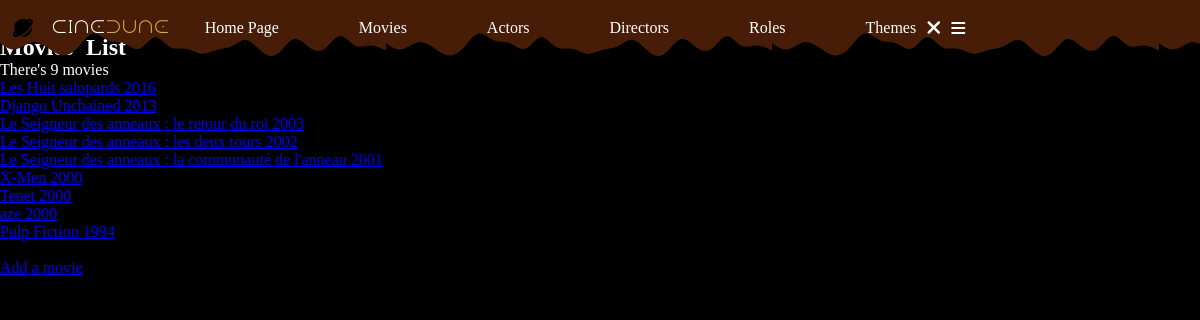
The app's page /index.php?action=listMovies, older data.
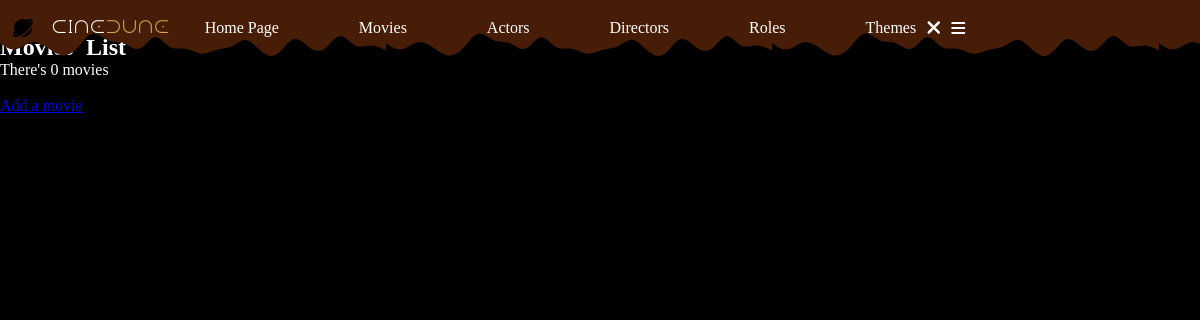
The same page, newer data.
### tables this page shows
CREATE TABLE IF NOT EXISTS `movie` (
  `idMovie` int NOT NULL AUTO_INCREMENT,
  `title` varchar(255) NOT NULL,
  `releaseYear` year NOT NULL,
  `duration` int NOT NULL DEFAULT '0',
  `note` float NOT NULL DEFAULT (0),
  `synopsis` text,
  `poster` varchar(255) NOT NULL,
  `idDirector` int DEFAULT NULL,
  PRIMARY KEY (`idMovie`),
  KEY `idDirector` (`idDirector`),
  CONSTRAINT `FK1_movie_director` FOREIGN KEY (`idDirector`) REFERENCES `director` (`idDirector`)
);

### controller/MovieController.php (called while the page is built, shortened)
<?php
class MovieController
{
    public function listMovies()
    {
        $pdo = Connect::toLogIn();
        $requestMovies = $pdo->query("
        SELECT movie.idMovie, movie.title, movie.releaseYear, movie.duration, movie.note, movie.synopsis, movie.poster
        FROM movie
        ORDER BY releaseYear DESC
        ");
        require "view/movies/listMovies.php";
    }
}

### view/movies/listMovies.php (the view, shortened to what this page needs)
<?php ob_start();
$movies = $requestMovies->fetchAll();
?>
<section>
    <h1>Movies' List</h1>
    <p>There's <?= $requestMovies->rowCount() ?> movies</p>
    <?php
foreach($movies as $movie) {
    ?>
    <a href="index.php?action=moviesDetails&id=<?= $movie["idMovie"] ?>"><?= $movie["title"] . " " . $movie["releaseYear"] . "<br>" ?></a>
    <?php
}
?>
<br>
<a href="index.php?action=addMovie">Add a movie</a>
</section>
<?php
$content = ob_get_clean();
require "view/template.php";

### index.php (shortened to what this page needs)
<?php
$ctrlMain = new MainController();
$ctrlMovie = new MovieController();
if(isset($_GET["action"])){
    switch ($_GET["action"]) {
        case "listMovies" : $ctrlMovie->listMovies(); break;
    }
} else {
    $ctrlMain->main();
}

### view/template.php (shortened to what this page needs)
<!DOCTYPE html>
<html lang="en">
<head>
    <link rel="stylesheet" href="https://cdnjs.cloudflare.com/ajax/libs/font-awesome/6.5.1/css/all.min.css" />
    <link rel="stylesheet" href="public/css/style.css" />
</head>
<body>
    <header class="header" id="header">
        <nav class="nav container">
            <a href="index.php" class="nav__logo">
                <img src="public/img/bxs-planet.svg" alt="Logo CineDune"><span>CinE<span class="nav__span">DunE</span></span>
            </a>
            <div class="nav__menu" id="nav-menu">
                <ul class="nav__list">
                    <li class="nav__item">
                        <a href="index.php">Home Page</a>
                    </li>
                    <li class="nav__item">
                        <a href="index.php?action=listMovies">Movies</a>
                    </li>
                    <li class="nav__item">
                        <a href="index.php?action=listActors">Actors</a>
                    </li>
                    <li class="nav__item">
                        <a href="index.php?action=listDirectors">Directors</a>
                    </li>
                    <li class="nav__item">
                        <a href="index.php?action=listRoles">Roles</a>
                    </li>
                    <li class="nav__item">
                        <a href="index.php?action=listThemes">Themes</a>
                    </li>
                </ul>
                <div class="nav__close" id="nav-close">
                    <i class="fa-solid fa-xmark"></i>
                </div>
            </div>
            <div class="nav__actions">
                <div class="nav__toggle" id="nav-toggle">
                    <i class="fa-solid fa-bars"></i>
                </div>
            </div>
        </nav>
    </header>
    <div id="wrapper">
        <main class="main">
            <div id="content">
                <h2><?= $secondary_title ?></h2>
                <?= $content ?>
            </div>
        </main>
    </div>
</body>
</html>

### public/css/style.css (style rules this page uses)
:root { --header-height: 3.5rem; --background-color: #000000; --brown-color: #471d07; --orange-color: #a2520d; --yellow-color: #d9a849; --text-color: #ffffff; --gradient-top: linear-gradient(90deg, #d9a849 0%, #a2520d 100%); --gradient-left: linear-gradient( 90deg, rgba(162, 82, 13, 0.5) 0%, rgba(0, 0, 0, 0.5) 100% ); --gradient-right: linear-gradient( 90deg, rgba(0, 0, 0, 0.5) 0%, rgba(162, 82, 13, 0.5) 100% ); --gradient-bottom: linear-gradient( 359.4deg, rgba(162, 82, 13, 0.5) 0.52%, rgba(0, 0, 0, 0.5) 99.48% ); --button-gradient: linear-gradient(90deg, #d9a849 1.11%, #a2520d 98.89%); --hypertext-underline-gradient: linear-gradient( 0deg, #d9a849 0%, #a2520d 100% ); --background-gradient: radial-gradient( 131.8% 131.8% at 50% -31.8%, #d9a849 23%, #471d07 72.5%, #000000 100% ); --swiper-pagination-color: var(--yellow-color); --title-font: "Dune Rise"; --h2-font: "Dune Rise"; --nav-text-font: "Champagne & Limousines"; --step--2: clamp(1.3021rem, 0.273rem + 4.5735cqi, 3rem); --step--1: clamp(0.8681rem, 0.2922rem + 2.8793cqi, 2rem); --z-tooltip: 10; --z-fixed: 100; --z-background: -1; }
* { box-sizing: border-box; padding: 0; margin: 0; }
html { scroll-behavior: smooth; color: var(--text-color); }
body { background-color: var(--background-color); }
h2 { font-family: var(--h2-font); font-size: 1.5rem; padding-left: 1rem; padding-bottom: 0.5rem; }
ul { list-style: none; font-family: var(--nav-text-font); }
.container { max-width: 954px; margin-inline: 0.7rem; }
.main { overflow: hidden; }
.header { position: fixed; width: 100%; top: 0; left: 0; background: url(../img/header.svg) repeat-x; z-index: var(--z-fixed); }
.nav { position: relative; height: var(--header-height); display: flex; justify-content: space-between; align-items: center; }
.nav__logo, .nav__close, .nav__toggle, .nav__actions { display: flex; color: var(--text-color); cursor: pointer; }
.nav__logo { color: var(--text-color); display: flex; align-items: center; gap: 1rem; font-family: var(--title-font); text-decoration: none; transition: 0.5s; }
.nav__span { color: var(--yellow-color); }
.nav__menu a { color: var(--text-color); text-decoration: none; transition: 0.5s; }
.nav__list { display: flex; flex-direction: column; row-gap: 3rem; }
.nav__close { position: absolute; top: 1.15rem; right: 1.5rem; font-size: 1.25rem; }
@media screen and (min-width: 992px) { .nav__list { display: flex; flex-direction: row; gap: 5rem; align-items: center; justify-content: center; justify-items: center; } }

Row changes from the older to the newer data that the page shows:
removed movie: title "Les Huit salopards", releaseYear "2016"
removed movie: title "Django Unchained", releaseYear "2013"
removed movie: title "Le Seigneur des anneaux : le retour du roi", releaseYear "2003"
removed movie: title "Le Seigneur des anneaux : les deux tours", releaseYear "2002"
removed movie: title "Le Seigneur des anneaux : la communauté de l'anneau", releaseYear "2001"
removed movie: title "X-Men", releaseYear "2000"
removed movie: title "Tenet", releaseYear "2000"
removed movie: title "aze", releaseYear "2000"
removed movie: title "Pulp Fiction", releaseYear "1994"
Text that changed along with them:
$requestMovies->rowCount(): "9" → "0"
